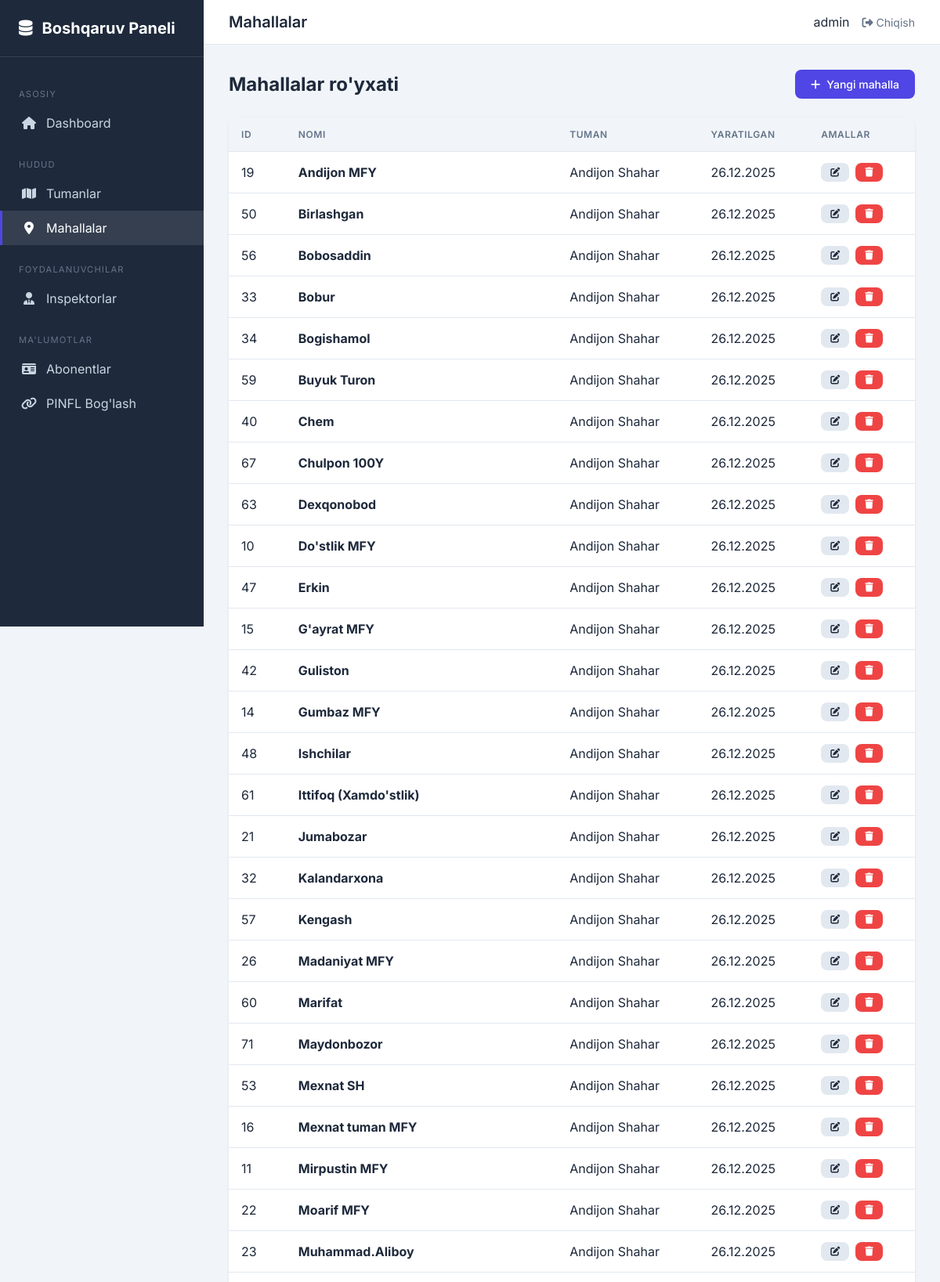
/boshqaruv/mahallalar/ (signed in, upper part), run on the app's committed database.
### abonents/models.py (models this page shows, shortened)
class Mahalla(models.Model):
    nomi = models.CharField(
        max_length=150,
        verbose_name="Mahalla nomi"
    )
    tuman = models.ForeignKey(
        Tuman,
        on_delete=models.CASCADE,
        related_name='mahallalar',
        verbose_name="Tuman"
    )
    yaratilgan_vaqt = models.DateTimeField(
        auto_now_add=True,
        verbose_name="Yaratilgan vaqt"
    )
    class Meta:
        verbose_name = "Mahalla"
        verbose_name_plural = "Mahallalar"
        ordering = ['tuman', 'nomi']
        unique_together = ['tuman', 'nomi']

class Tuman(models.Model):
    nomi = models.CharField(
        max_length=100,
        unique=True,
        verbose_name="Tuman nomi"
    )
    yaratilgan_vaqt = models.DateTimeField(
        auto_now_add=True,
        verbose_name="Yaratilgan vaqt"
    )
    class Meta:
        verbose_name = "Tuman"
        verbose_name_plural = "Tumanlar"
        ordering = ['nomi']

### abonents/views.py (the view)
# urls.py: path('mahallalar/', views.admin_mahalla_list, name='admin-mahalla-list'),
@admin_required
def admin_mahalla_list(request):
    mahallalar = Mahalla.objects.select_related('tuman').all()
    return render(request, 'admin_custom/mahalla_list.html', {'mahallalar': mahallalar})

### abonents/views.py (called while the page is built)
def admin_required(view_func):
    @functools.wraps(view_func)
    def _wrapped_view(request, *args, **kwargs):
        if not request.user.is_authenticated:
            return redirect('inspector-login')
        if not request.user.is_staff:
            messages.error(request, "Bu sahifaga kirish huquqingiz yo'q!")
            return redirect('inspector-dashboard')
        return view_func(request, *args, **kwargs)
    return _wrapped_view

### templates/admin_custom/mahalla_list.html (shortened to what this page needs)
{% extends "admin_custom/base.html" %}
{% block header_title %}Mahallalar{% endblock %}
{% block content %}
<div class="page-header">
    <h1 class="page-title">Mahallalar ro'yxati</h1>
    <a href="{% url 'admin-mahalla-add' %}" class="btn btn-primary">
        <i class="fas fa-plus"></i> Yangi mahalla
    </a>
</div>
<div class="card">
    <div class="card-body" style="padding: 0;">
        <table class="table">
            <thead>
                <tr>
                    <th>ID</th>
                    <th>Nomi</th>
                    <th>Tuman</th>
                    <th>Yaratilgan</th>
                    <th>Amallar</th>
                </tr>
            </thead>
            <tbody>
                {% for mahalla in mahallalar %}
                <tr>
                    <td>{{ mahalla.id }}</td>
                    <td><strong>{{ mahalla.nomi }}</strong></td>
                    <td>{{ mahalla.tuman.nomi }}</td>
                    <td>{{ mahalla.yaratilgan_vaqt|date:"d.m.Y" }}</td>
                    <td>
                        <div class="actions">
                            <a href="{% url 'admin-mahalla-edit' mahalla.pk %}" class="btn btn-sm btn-secondary">
                                <i class="fas fa-edit"></i>
                            </a>
                            <a href="{% url 'admin-mahalla-delete' mahalla.pk %}" class="btn btn-sm btn-danger">
                                <i class="fas fa-trash"></i>
                            </a>
                        </div>
                    </td>
                </tr>
                {% endfor %}
            </tbody>
        </table>
    </div>
</div>
{% endblock %}

### templates/admin_custom/base.html (shortened to what this page needs)
{% load static %}
<!DOCTYPE html>
<html lang="uz">
<head>
    <link rel="stylesheet" href="https://cdnjs.cloudflare.com/ajax/libs/font-awesome/6.4.0/css/all.min.css">
</head>
<body>
    <div class="layout">
        <aside class="sidebar">
            <div class="sidebar-header">
                <a href="{% url 'custom-admin-dashboard' %}" class="sidebar-logo">
                    <i class="fas fa-database"></i>
                    Boshqaruv Paneli
                </a>
            </div>
            <nav class="sidebar-nav">
                <div class="nav-section">Asosiy</div>
                <a href="{% url 'custom-admin-dashboard' %}"
                    class="nav-link {% if request.resolver_match.url_name == 'custom-admin-dashboard' %}active{% endif %}">
                    <i class="fas fa-home"></i>
                    Dashboard
                </a>
                <div class="nav-section">Hudud</div>
                <a href="{% url 'admin-tuman-list' %}"
                    class="nav-link {% if 'tuman' in request.path %}active{% endif %}">
                    <i class="fas fa-map"></i>
                    Tumanlar
                </a>
                <a href="{% url 'admin-mahalla-list' %}"
                    class="nav-link {% if 'mahalla' in request.path %}active{% endif %}">
                    <i class="fas fa-map-marker-alt"></i>
                    Mahallalar
                </a>
                <div class="nav-section">Foydalanuvchilar</div>
                <a href="{% url 'admin-inspektor-list' %}"
                    class="nav-link {% if 'inspektor' in request.path %}active{% endif %}">
                    <i class="fas fa-user-tie"></i>
                    Inspektorlar
                </a>
                <div class="nav-section">Ma'lumotlar</div>
                <a href="{% url 'admin-abonent-list' %}"
                    class="nav-link {% if 'abonentlar' in request.path %}active{% endif %}">
                    <i class="fas fa-id-card"></i>
                    Abonentlar
                </a>
                <a href="{% url 'admin-pinfl-binding' %}"
                    class="nav-link {% if 'pinfl-boglash' in request.path %}active{% endif %}">
                    <i class="fas fa-link"></i>
                    PINFL Bog'lash
                </a>
            </nav>
        </aside>
        <main class="main-content">
            <header class="header">
                <h1 class="header-title">{% block header_title %}Boshqaruv Paneli{% endblock %}</h1>
                <div class="user-menu">
                    <span>{{ request.user.get_full_name|default:request.user.username }}</span>
                    <a href="{% url 'inspector-logout' %}"><i class="fas fa-sign-out-alt"></i> Chiqish</a>
                </div>
            </header>
            <div class="content">
                {% block content %}{% endblock %}
            </div>
        </main>
    </div>
</body>
</html>

### templates/admin_custom/base.html (style rules this page uses)
:root { --primary: #4f46e5; --primary-dark: #4338ca; --secondary: #64748b; --success: #22c55e; --danger: #ef4444; --warning: #f59e0b; --bg: #f1f5f9; --card-bg: #ffffff; --text: #1e293b; --text-muted: #64748b; --border: #e2e8f0; --sidebar-bg: #1e293b; --sidebar-text: #cbd5e1; }
* { margin: 0; padding: 0; box-sizing: border-box; }
body { font-family: 'Inter', sans-serif; background: var(--bg); color: var(--text); min-height: 100vh; }
.layout { display: flex; min-height: 100vh; }
.sidebar { width: 260px; background: var(--sidebar-bg); color: var(--sidebar-text); position: fixed; height: 100vh; overflow-y: auto; z-index: 100; }
.sidebar-header { padding: 1.5rem; border-bottom: 1px solid rgba(255, 255, 255, 0.1); }
.sidebar-logo { font-size: 1.25rem; font-weight: 700; color: white; text-decoration: none; display: flex; align-items: center; gap: 0.75rem; }
.sidebar-nav { padding: 1rem 0; }
.nav-section { padding: 0.5rem 1.5rem; font-size: 0.7rem; text-transform: uppercase; letter-spacing: 0.1em; color: var(--secondary); margin-top: 1rem; }
.nav-link { display: flex; align-items: center; gap: 0.75rem; padding: 0.75rem 1.5rem; color: var(--sidebar-text); text-decoration: none; transition: all 0.2s; border-left: 3px solid transparent; }
.nav-link:hover, .nav-link.active { background: rgba(255, 255, 255, 0.1); color: white; border-left-color: var(--primary); }
.nav-link i { width: 20px; text-align: center; }
.main-content { flex: 1; margin-left: 260px; min-height: 100vh; }
.header { background: var(--card-bg); padding: 1rem 2rem; display: flex; justify-content: space-between; align-items: center; border-bottom: 1px solid var(--border); position: sticky; top: 0; z-index: 50; }
.header-title { font-size: 1.25rem; font-weight: 600; }
.user-menu { display: flex; align-items: center; gap: 1rem; }
.user-menu a { color: var(--text-muted); text-decoration: none; font-size: 0.875rem; }
.content { padding: 2rem; }
.card { background: var(--card-bg); border-radius: 12px; box-shadow: 0 1px 3px rgba(0, 0, 0, 0.1); overflow: hidden; }
.card-body { padding: 1.5rem; }
.btn { display: inline-flex; align-items: center; gap: 0.5rem; padding: 0.625rem 1.25rem; border: none; border-radius: 8px; font-size: 0.875rem; font-weight: 500; cursor: pointer; text-decoration: none; transition: all 0.2s; }
.btn-primary { background: var(--primary); color: white; }
.btn-danger { background: var(--danger); color: white; }
.btn-secondary { background: var(--border); color: var(--text); }
.btn-sm { padding: 0.375rem 0.75rem; font-size: 0.75rem; }
.table { width: 100%; border-collapse: collapse; }
.table th, .table td { padding: 0.875rem 1rem; text-align: left; border-bottom: 1px solid var(--border); }
.table th { background: var(--bg); font-weight: 600; font-size: 0.75rem; text-transform: uppercase; letter-spacing: 0.05em; color: var(--text-muted); }
.actions { display: flex; gap: 0.5rem; }
.page-header { display: flex; justify-content: space-between; align-items: center; margin-bottom: 1.5rem; }
.page-title { font-size: 1.5rem; font-weight: 700; }

### data on the page
Mahalla: id "19", nomi "Andijon MFY", tuman.nomi "Andijon Shahar", yaratilgan_vaqt "26.12.2025"
Mahalla: id "50", nomi "Birlashgan", tuman.nomi "Andijon Shahar", yaratilgan_vaqt "26.12.2025"
Mahalla: id "56", nomi "Bobosaddin", tuman.nomi "Andijon Shahar", yaratilgan_vaqt "26.12.2025"
Mahalla: id "33", nomi "Bobur", tuman.nomi "Andijon Shahar", yaratilgan_vaqt "26.12.2025"
Mahalla: id "34", nomi "Bogishamol", tuman.nomi "Andijon Shahar", yaratilgan_vaqt "26.12.2025"
Mahalla: id "59", nomi "Buyuk Turon", tuman.nomi "Andijon Shahar", yaratilgan_vaqt "26.12.2025"
Mahalla: id "40", nomi "Chem", tuman.nomi "Andijon Shahar", yaratilgan_vaqt "26.12.2025"
Mahalla: id "67", nomi "Chulpon 100Y", tuman.nomi "Andijon Shahar", yaratilgan_vaqt "26.12.2025"
Mahalla: id "63", nomi "Dexqonobod", tuman.nomi "Andijon Shahar", yaratilgan_vaqt "26.12.2025"
Mahalla: id "10", nomi "Do'stlik MFY", tuman.nomi "Andijon Shahar", yaratilgan_vaqt "26.12.2025"
Mahalla: id "47", nomi "Erkin", tuman.nomi "Andijon Shahar", yaratilgan_vaqt "26.12.2025"
Mahalla: id "15", nomi "G'ayrat MFY", tuman.nomi "Andijon Shahar", yaratilgan_vaqt "26.12.2025"
Mahalla: id "42", nomi "Guliston", tuman.nomi "Andijon Shahar", yaratilgan_vaqt "26.12.2025"
Mahalla: id "14", nomi "Gumbaz MFY", tuman.nomi "Andijon Shahar", yaratilgan_vaqt "26.12.2025"
Mahalla: id "48", nomi "Ishchilar", tuman.nomi "Andijon Shahar", yaratilgan_vaqt "26.12.2025"
Mahalla: id "61", nomi "Ittifoq (Xamdo'stlik)", tuman.nomi "Andijon Shahar", yaratilgan_vaqt "26.12.2025"
Mahalla: id "21", nomi "Jumabozar", tuman.nomi "Andijon Shahar", yaratilgan_vaqt "26.12.2025"
Mahalla: id "32", nomi "Kalandarxona", tuman.nomi "Andijon Shahar", yaratilgan_vaqt "26.12.2025"
Mahalla: id "57", nomi "Kengash", tuman.nomi "Andijon Shahar", yaratilgan_vaqt "26.12.2025"
Mahalla: id "26", nomi "Madaniyat MFY", tuman.nomi "Andijon Shahar", yaratilgan_vaqt "26.12.2025"
Mahalla: id "60", nomi "Marifat", tuman.nomi "Andijon Shahar", yaratilgan_vaqt "26.12.2025"
Mahalla: id "71", nomi "Maydonbozor", tuman.nomi "Andijon Shahar", yaratilgan_vaqt "26.12.2025"
Mahalla: id "53", nomi "Mexnat SH", tuman.nomi "Andijon Shahar", yaratilgan_vaqt "26.12.2025"
Mahalla: id "16", nomi "Mexnat tuman MFY", tuman.nomi "Andijon Shahar", yaratilgan_vaqt "26.12.2025"
Mahalla: id "11", nomi "Mirpustin MFY", tuman.nomi "Andijon Shahar", yaratilgan_vaqt "26.12.2025"
Mahalla: id "22", nomi "Moarif MFY", tuman.nomi "Andijon Shahar", yaratilgan_vaqt "26.12.2025"
Mahalla: id "23", nomi "Muhammad.Aliboy", tuman.nomi "Andijon Shahar", yaratilgan_vaqt "26.12.2025"

### other printed values
{{ request.user.get_full_name|default:request.user.username }} "admin"
